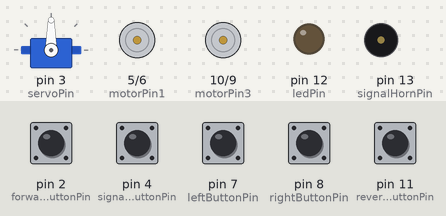
A program run on a simulated Arduino Uno, built with avr-gcc and run on an emulated ATmega328P. On the bench: servo, motor-driver pin pairs drawn as motors (green arrow = first pin HIGH = forward, orange = second pin HIGH = backward, longer = more drive), output pins drawn as LEDs (lit = HIGH), buzzer (waves = sounding, pin HIGH). Inputs (shaded band) come from the test bench; at power-on: pin 2 (forwardButtonPin), pin 4 (signalHornButtonPin), pin 7 (leftButtonPin), pin 8 (rightButtonPin), pin 11 (reverseButtonPin) LOW.

Above: at 1.2 s.
1.3 s: pin 2 (forwardButtonPin) pulled HIGH for 0.15 s
At 2.5 s:
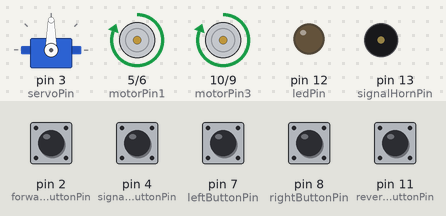
2.9 s: pin 4 (signalHornButtonPin) pulled HIGH for 0.15 s
At 2.97 s:
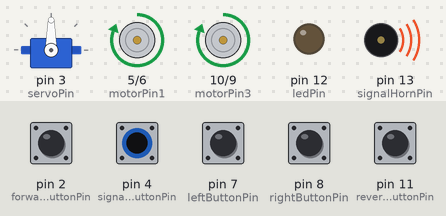
4.5 s: pin 7 (leftButtonPin) pulled HIGH for 0.15 s
At 5.1 s:
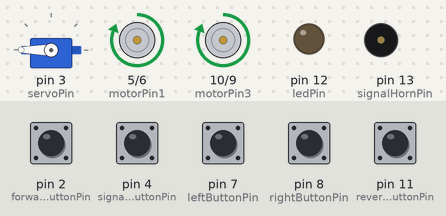
6.1 s: pin 8 (rightButtonPin) pulled HIGH for 0.15 s
At 7.3 s:
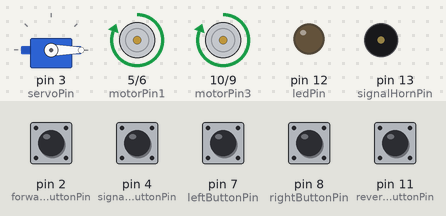
7.7 s: pin 11 (reverseButtonPin) pulled HIGH for 0.15 s
At 8.7 s:
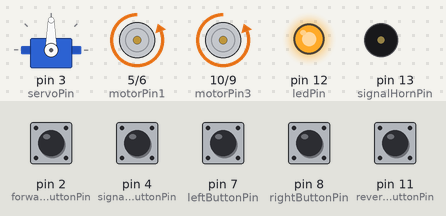
9.3 s: pin 4 (signalHornButtonPin) pulled HIGH for 1 s
At 10.0 s:
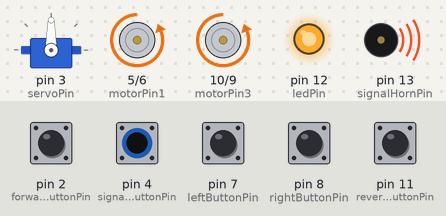
Timing chart, 0 to 12.3 s (numbered marks = the images above; inputs shaded):
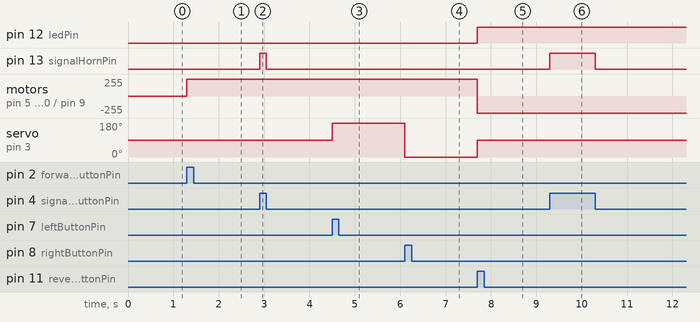

Measured:
- after the input at 1.3 s, motor on pin 5 (motorPin1) / pin 6 (motorPin2), motor on pin 10 (motorPin3) / pin 9 (motorPin4): stopped → forward 255/255 at once
- after the input at 2.9 s, pin 13 (signalHornPin): LOW → HIGH at once, → LOW 0.15 s later
- after the input at 4.5 s, servo on pin 3 (servoPin): 90° → 180° at once
- after the input at 6.1 s, servo on pin 3 (servoPin): 180° → 0° at once
- after the input at 7.7 s, pin 12 (ledPin): LOW → HIGH at once; motor on pin 5 (motorPin1) / pin 6 (motorPin2), motor on pin 10 (motorPin3) / pin 9 (motorPin4): forward 255/255 → backward 255/255 at once; servo on pin 3 (servoPin): 0° → 90° at once
- after the input at 9.3 s, pin 13 (signalHornPin): LOW → HIGH at once, → LOW 1.0 s later

The program:

main.cpp
```cpp
#include <Arduino.h>
#include <Servo.h>

// Motor 1
int motorPin1  = 5; // Pin 14 of H-bridge
int motorPin2  = 6; // Pin 10 of H-bridge

// Motor 2
int motorPin3  = 10; // Pin  7 of H-bridge
int motorPin4  = 9;  // Pin  2 of H-bridge

// Servo motor
int servoPin = 3;
Servo Servo1;

// Signal horn
int signalHornPin = 13;

// Backlight
int ledPin = 12;

// Button
int signalHornButtonPin = 4;

int forwardButtonPin = 2;

int reverseButtonPin = 11;

int leftButtonPin = 7;

int rightButtonPin = 8;


void setup(){
    pinMode(motorPin1, OUTPUT);
    pinMode(motorPin2, OUTPUT);
    pinMode(motorPin3, OUTPUT);
    pinMode(motorPin4, OUTPUT);
    pinMode(ledPin, OUTPUT);
    pinMode(signalHornPin,OUTPUT);
    pinMode(signalHornButtonPin,INPUT);
    pinMode(forwardButtonPin, INPUT);
    pinMode(reverseButtonPin, INPUT);
    pinMode(leftButtonPin, INPUT);
    pinMode(rightButtonPin, INPUT);
    Serial.begin(9600);
    Servo1.attach(servoPin);
}

// Right Motor
void rightMotorForward() {
   digitalWrite(motorPin1, HIGH);
  digitalWrite(motorPin2, LOW);
}

void rightMotorReverse() {
   digitalWrite(motorPin1, LOW);
  digitalWrite(motorPin2, HIGH);
}

// Left Motor
void leftMotorForward() {
   digitalWrite(motorPin3, HIGH);
  digitalWrite(motorPin4, LOW);
}

void leftMotorReverse() {
   digitalWrite(motorPin3, LOW);
  digitalWrite(motorPin4, HIGH);
}

// Backlight: when the reverse button is pressed down, the warning light for reverse is lit.
void turnBackLightOn() {
  digitalWrite(ledPin, HIGH);
}

void turnBackLightOff() {
  digitalWrite(ledPin, LOW);
}


// Movement
void forward() {
  leftMotorForward();
  rightMotorForward();
  Servo1.write(90);
}

void reverse() {
  leftMotorReverse();
  rightMotorReverse();
  Servo1.write(90);
}

// Rotate power steering 90 degrees
void right() {
  Servo1.write(0);
}

// Rotate power steering 90 degrees
void left() {
  Servo1.write(180);
}

void stop() {
  digitalWrite(motorPin1, LOW);
  digitalWrite(motorPin2, LOW);
  digitalWrite(motorPin3, LOW);
  digitalWrite(motorPin4, LOW);
  Servo1.write(90);
  turnBackLightOff();
}


// loop
void loop(){

  // Check forward button. If pressed, call forward()
  if(digitalRead(forwardButtonPin) == HIGH) {
   turnBackLightOff();
   forward();
   }

  // To stop both motors, a combination off pressing down two buttons (forward and reverse) is used
  if(digitalRead(forwardButtonPin) == HIGH && digitalRead(reverseButtonPin) == HIGH){
   stop();
   delay(2000);
   }

  // Check signal horn button. If pressed, set pin for signal horn to HIGH. If not pressed, set pin for signal horn to LOW
  if(digitalRead(signalHornButtonPin) == HIGH) {
   digitalWrite(signalHornPin, HIGH);
   }
   else {
   digitalWrite(signalHornPin, LOW);
   }

  // Check reverse button. If pressed, call turnBackLightOn() and reverse()
  if(digitalRead(reverseButtonPin) == HIGH) {
   turnBackLightOn();
   reverse();
   }

  // Check left button. If pressed, call left()
  if(digitalRead(leftButtonPin) == HIGH) {
   left();
   }

  // Check right button. If pressed, call right()
  if(digitalRead(rightButtonPin) == HIGH) {
   right();
   }

}
```
